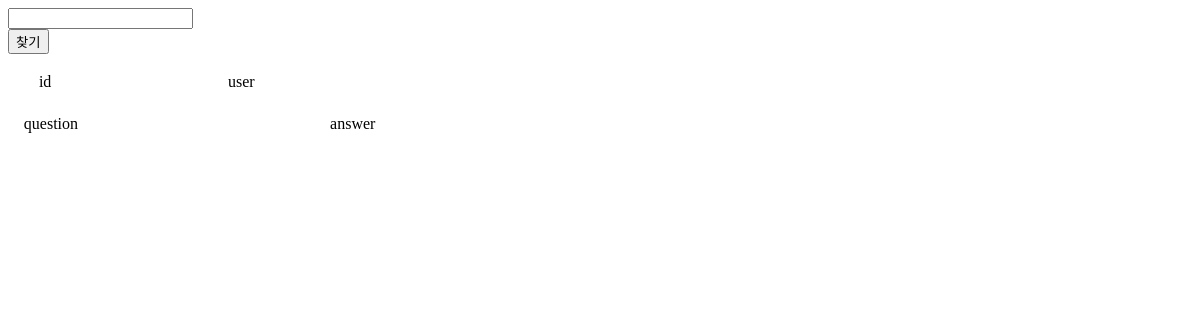
Before: /science/outcome/91/ with the older database file.
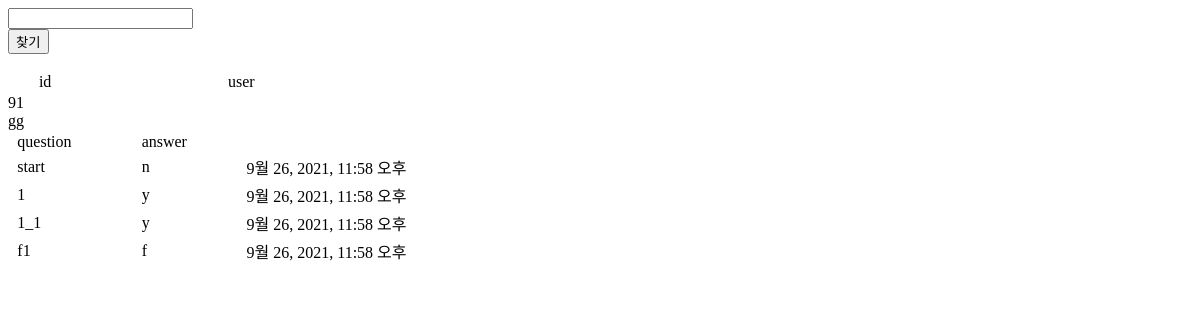
After: the same page with the newer database file.
### science/models.py (models this page shows)
class result(models.Model):
    user_id = models.IntegerField(max_length=10)
    user = models.CharField(max_length=10)
    question = models.CharField(max_length=10)
    answer = models.CharField(max_length=10)
    date = models.DateTimeField(auto_now_add=True, blank=True)

### science/views.py (the view)
# urls.py: path('outcome/<int:id>/', views.outcome, name='outcome'),
def outcome(request,id):
    list=None
    query=None
    if 'word' in request.GET:
        query=request.GET.get('word')
        list=user_list.objects.values().filter(Q(id__icontains=query)|Q(user__icontains=query))
    content = result.objects.filter(user_id = id).values()
    return render(request, 'science/outcome.html',{'content':content, 'list':list})

### templates/science/outcome.html (shortened to what this page needs)
<form method='get' action="">
  <div class=" justify-content-end my-3">
      <div class="col-4 input-group">
          <input type="text" name='word' id='word'>
          <div class="input-group-append">
              <button class="btn btn-outline-secondary" type="submit">찾기</button>
          </div>
      </div>
  </div>
</form>
<table width=50% border=0><td></td><td><p class="a">id</a></td><td><p class="a">user</a></td>
</table>
{{content.0.user_id}}</br>
{{content.0.user}}
<table width=50% border=0><td></td><td><p class="a">question</a></td><td><p class="a">answer</a></td><td></td>
{% for content in content %}
<tr><td></td><td>{{content.question}}</a></td><td>{{content.answer}}</td><td>{{content.date}}</td></tr>
{% endfor %}
</table>

Changed rows visible on the page:
added result: user "gg", question "start", answer "n", date "9월 26, 2021, 11:58 오후"
added result: question "1", answer "y", date "9월 26, 2021, 11:58 오후"
added result: question "1_1", answer "y", date "9월 26, 2021, 11:58 오후"
added result: question "f1", answer "f", date "9월 26, 2021, 11:58 오후"
Other visible differences:
{{ content.0.user_id }}: (not shown) → "91"
